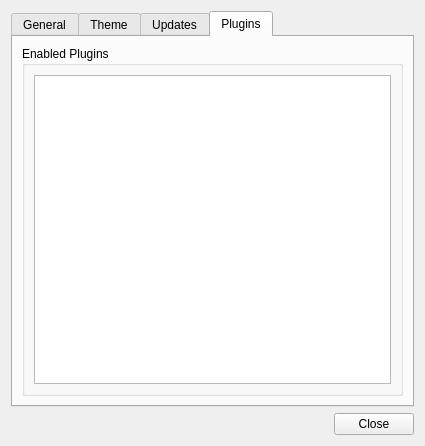
<?xml version="1.0" encoding="UTF-8"?>
<ui version="4.0">
 <class>PreferencesDialog</class>
 <widget class="QDialog" name="PreferencesDialog">
  <property name="geometry">
   <rect>
    <x>0</x>
    <y>0</y>
    <width>466</width>
    <height>586</height>
   </rect>
  </property>
  <property name="windowTitle">
   <string>Preferences</string>
  </property>
  <layout class="QVBoxLayout" name="verticalLayout">
   <property name="sizeConstraint">
    <enum>QLayout::SetFixedSize</enum>
   </property>
   <item>
    <widget class="QTabWidget" name="tabWidget">
     <property name="currentIndex">
      <number>3</number>
     </property>
     <widget class="QWidget" name="tab">
      <attribute name="title">
       <string>General</string>
      </attribute>
      <layout class="QVBoxLayout" name="verticalLayout_2">
       <item>
        <widget class="QGroupBox" name="groupBox">
         <property name="title">
          <string>Saving and Loading</string>
         </property>
         <layout class="QGridLayout" name="gridLayout">
          <item row="0" column="0" colspan="2">
           <widget class="QCheckBox" name="enableDtd">
            <property name="toolTip">
             <string>Not enabled by default since a reference to an external DTD is known to cause problems with some XML parsers.</string>
            </property>
            <property name="text">
             <string>Include &amp;DTD reference in saved maps</string>
            </property>
           </widget>
          </item>
          <item row="2" column="0">
           <widget class="QCheckBox" name="openLastFiles">
            <property name="text">
             <string>Open last files on startup</string>
            </property>
           </widget>
          </item>
          <item row="1" column="0" colspan="2">
           <widget class="QCheckBox" name="reloadTilesetImages">
            <property name="text">
             <string>&amp;Reload tileset images when they change</string>
            </property>
           </widget>
          </item>
          <item row="3" column="0">
           <widget class="QCheckBox" name="safeSaving">
            <property name="toolTip">
             <string>Turn this off if you're having trouble saving your files.</string>
            </property>
            <property name="text">
             <string>Use safe writing of files</string>
            </property>
           </widget>
          </item>
         </layout>
        </widget>
       </item>
       <item>
        <widget class="QGroupBox" name="groupBox_2">
         <property name="title">
          <string>Interface</string>
         </property>
         <layout class="QGridLayout" name="gridLayout_2">
          <item row="2" column="3">
           <widget class="Tiled::Internal::ColorButton" name="gridColor"/>
          </item>
          <item row="0" column="4">
           <spacer name="horizontalSpacer_2">
            <property name="orientation">
             <enum>Qt::Horizontal</enum>
            </property>
            <property name="sizeHint" stdset="0">
             <size>
              <width>0</width>
              <height>20</height>
             </size>
            </property>
           </spacer>
          </item>
          <item row="5" column="0" colspan="4">
           <widget class="QCheckBox" name="openGL">
            <property name="text">
             <string>Hardware &amp;accelerated drawing (OpenGL)</string>
            </property>
           </widget>
          </item>
          <item row="2" column="0">
           <widget class="QLabel" name="label_3">
            <property name="text">
             <string>Grid color:</string>
            </property>
            <property name="buddy">
             <cstring>gridColor</cstring>
            </property>
           </widget>
          </item>
          <item row="0" column="0">
           <widget class="QLabel" name="label_2">
            <property name="text">
             <string>&amp;Language:</string>
            </property>
            <property name="buddy">
             <cstring>languageCombo</cstring>
            </property>
           </widget>
          </item>
          <item row="4" column="0">
           <widget class="QLabel" name="label">
            <property name="text">
             <string>Object line width:</string>
            </property>
            <property name="buddy">
             <cstring>objectLineWidth</cstring>
            </property>
           </widget>
          </item>
          <item row="4" column="3">
           <widget class="QDoubleSpinBox" name="objectLineWidth">
            <property name="suffix">
             <string> pixels</string>
            </property>
            <property name="decimals">
             <number>1</number>
            </property>
            <property name="minimum">
             <double>1.000000000000000</double>
            </property>
            <property name="value">
             <double>2.000000000000000</double>
            </property>
           </widget>
          </item>
          <item row="3" column="0">
           <widget class="QLabel" name="label_4">
            <property name="text">
             <string>Fine grid divisions:</string>
            </property>
            <property name="buddy">
             <cstring>gridFine</cstring>
            </property>
           </widget>
          </item>
          <item row="3" column="3">
           <widget class="QSpinBox" name="gridFine">
            <property name="minimum">
             <number>1</number>
            </property>
            <property name="maximum">
             <number>128</number>
            </property>
           </widget>
          </item>
          <item row="0" column="3">
           <widget class="QComboBox" name="languageCombo"/>
          </item>
          <item row="6" column="0">
           <widget class="QCheckBox" name="wheelZoomsByDefault">
            <property name="text">
             <string>Mouse wheel &amp;zooms by default</string>
            </property>
           </widget>
          </item>
         </layout>
        </widget>
       </item>
       <item>
        <spacer name="verticalSpacer">
         <property name="orientation">
          <enum>Qt::Vertical</enum>
         </property>
         <property name="sizeHint" stdset="0">
          <size>
           <width>381</width>
           <height>1</height>
          </size>
         </property>
        </spacer>
       </item>
      </layout>
     </widget>
     <widget class="QWidget" name="tab_2">
      <attribute name="title">
       <string>Theme</string>
      </attribute>
      <layout class="QVBoxLayout" name="verticalLayout_3">
       <item>
        <widget class="QGroupBox" name="groupBox_3">
         <property name="title">
          <string>Theme</string>
         </property>
         <layout class="QGridLayout" name="gridLayout_4">
          <item row="0" column="1">
           <spacer name="horizontalSpacer_4">
            <property name="orientation">
             <enum>Qt::Horizontal</enum>
            </property>
            <property name="sizeHint" stdset="0">
             <size>
              <width>72</width>
              <height>20</height>
             </size>
            </property>
           </spacer>
          </item>
          <item row="0" column="2">
           <widget class="QComboBox" name="styleCombo"/>
          </item>
          <item row="2" column="0" colspan="2">
           <widget class="QLabel" name="selectionColorLabel">
            <property name="text">
             <string>Selection color:</string>
            </property>
           </widget>
          </item>
          <item row="2" column="2">
           <widget class="Tiled::Internal::ColorButton" name="selectionColor"/>
          </item>
          <item row="0" column="0">
           <widget class="QLabel" name="label_5">
            <property name="text">
             <string>Style:</string>
            </property>
            <property name="buddy">
             <cstring>styleCombo</cstring>
            </property>
           </widget>
          </item>
          <item row="1" column="2">
           <widget class="Tiled::Internal::ColorButton" name="baseColor"/>
          </item>
          <item row="0" column="3">
           <spacer name="horizontalSpacer">
            <property name="orientation">
             <enum>Qt::Horizontal</enum>
            </property>
            <property name="sizeHint" stdset="0">
             <size>
              <width>72</width>
              <height>20</height>
             </size>
            </property>
           </spacer>
          </item>
          <item row="1" column="0">
           <widget class="QLabel" name="baseColorLabel">
            <property name="text">
             <string>Base color:</string>
            </property>
            <property name="buddy">
             <cstring>baseColor</cstring>
            </property>
           </widget>
          </item>
         </layout>
        </widget>
       </item>
       <item>
        <spacer name="verticalSpacer_3">
         <property name="orientation">
          <enum>Qt::Vertical</enum>
         </property>
         <property name="sizeHint" stdset="0">
          <size>
           <width>20</width>
           <height>40</height>
          </size>
         </property>
        </spacer>
       </item>
      </layout>
     </widget>
     <widget class="QWidget" name="tab_3">
      <attribute name="title">
       <string>Updates</string>
      </attribute>
      <layout class="QVBoxLayout" name="verticalLayout_7">
       <item>
        <widget class="QGroupBox" name="groupBox_5">
         <property name="title">
          <string>Updates</string>
         </property>
         <layout class="QGridLayout" name="gridLayout_3">
          <item row="1" column="3">
           <widget class="QPushButton" name="checkForUpdate">
            <property name="enabled">
             <bool>false</bool>
            </property>
            <property name="text">
             <string>Check Now</string>
            </property>
           </widget>
          </item>
          <item row="0" column="0" colspan="4">
           <widget class="QCheckBox" name="autoUpdateCheckBox">
            <property name="enabled">
             <bool>false</bool>
            </property>
            <property name="text">
             <string>Automatically check for updates</string>
            </property>
           </widget>
          </item>
          <item row="1" column="1">
           <spacer name="horizontalSpacer_3">
            <property name="orientation">
             <enum>Qt::Horizontal</enum>
            </property>
            <property name="sizeHint" stdset="0">
             <size>
              <width>40</width>
              <height>20</height>
             </size>
            </property>
           </spacer>
          </item>
          <item row="1" column="0">
           <widget class="QLabel" name="lastAutoUpdateCheckLabel">
            <property name="enabled">
             <bool>false</bool>
            </property>
            <property name="text">
             <string notr="true"/>
            </property>
           </widget>
          </item>
         </layout>
        </widget>
       </item>
       <item>
        <spacer name="verticalSpacer_2">
         <property name="orientation">
          <enum>Qt::Vertical</enum>
         </property>
         <property name="sizeHint" stdset="0">
          <size>
           <width>20</width>
           <height>40</height>
          </size>
         </property>
        </spacer>
       </item>
      </layout>
     </widget>
     <widget class="QWidget" name="tab_4">
      <attribute name="title">
       <string>Plugins</string>
      </attribute>
      <layout class="QVBoxLayout" name="verticalLayout_6">
       <item>
        <widget class="QGroupBox" name="groupBox_4">
         <property name="title">
          <string>Enabled Plugins</string>
         </property>
         <layout class="QVBoxLayout" name="verticalLayout_5">
          <item>
           <widget class="QListView" name="pluginList">
            <property name="isWrapping" stdset="0">
             <bool>false</bool>
            </property>
           </widget>
          </item>
         </layout>
        </widget>
       </item>
      </layout>
     </widget>
    </widget>
   </item>
   <item>
    <widget class="QDialogButtonBox" name="buttonBox">
     <property name="orientation">
      <enum>Qt::Horizontal</enum>
     </property>
     <property name="standardButtons">
      <set>QDialogButtonBox::Close</set>
     </property>
    </widget>
   </item>
  </layout>
 </widget>
 <customwidgets>
  <customwidget>
   <class>Tiled::Internal::ColorButton</class>
   <extends>QToolButton</extends>
   <header>colorbutton.h</header>
  </customwidget>
 </customwidgets>
 <tabstops>
  <tabstop>tabWidget</tabstop>
  <tabstop>enableDtd</tabstop>
  <tabstop>reloadTilesetImages</tabstop>
  <tabstop>openLastFiles</tabstop>
  <tabstop>safeSaving</tabstop>
  <tabstop>languageCombo</tabstop>
  <tabstop>gridColor</tabstop>
  <tabstop>gridFine</tabstop>
  <tabstop>objectLineWidth</tabstop>
  <tabstop>openGL</tabstop>
  <tabstop>styleCombo</tabstop>
  <tabstop>selectionColor</tabstop>
  <tabstop>baseColor</tabstop>
  <tabstop>checkForUpdate</tabstop>
  <tabstop>autoUpdateCheckBox</tabstop>
 </tabstops>
 <resources/>
 <connections>
  <connection>
   <sender>buttonBox</sender>
   <signal>rejected()</signal>
   <receiver>PreferencesDialog</receiver>
   <slot>reject()</slot>
   <hints>
    <hint type="sourcelabel">
     <x>322</x>
     <y>416</y>
    </hint>
    <hint type="destinationlabel">
     <x>315</x>
     <y>312</y>
    </hint>
   </hints>
  </connection>
 </connections>
</ui>
